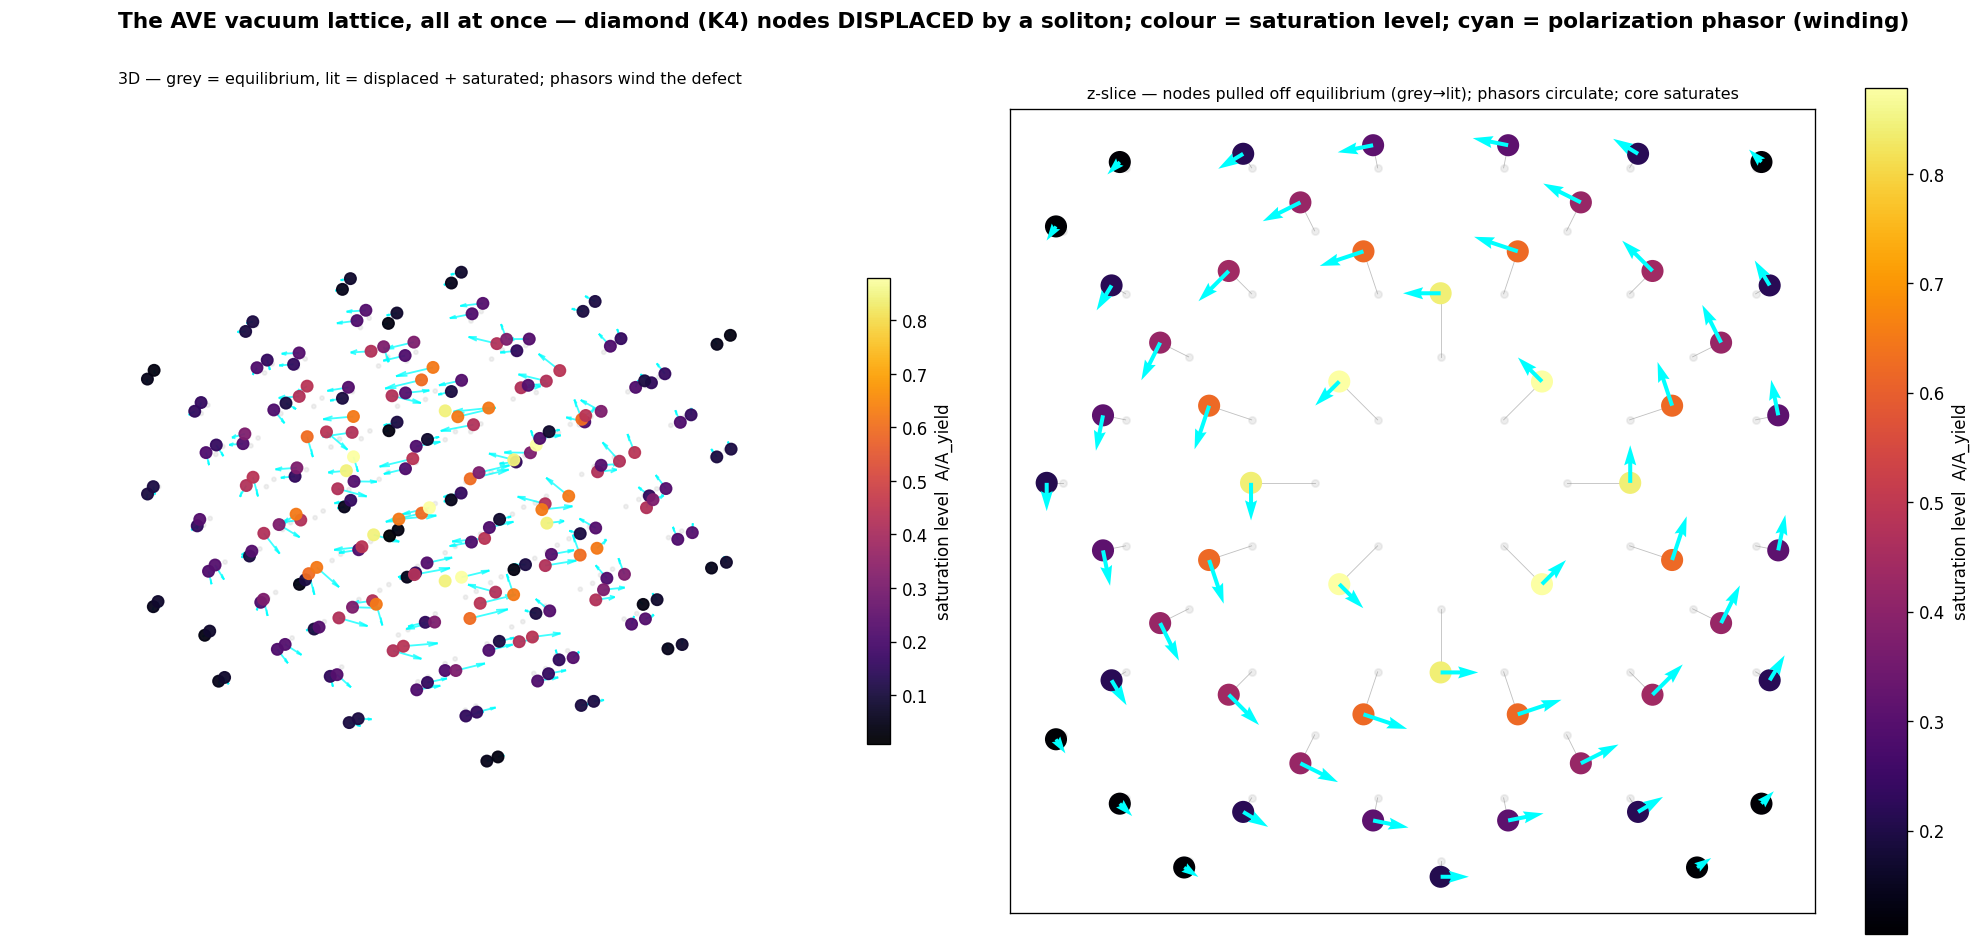

The Python source for this figure:
"""The K4 (diamond) vacuum lattice, all at once, with a localized displacement:
- nodes DISPLACED from equilibrium by a soliton's u-field (the displacement)
- node color = field amplitude / saturation level (heatmap)
- per-node polarization PHASOR (quiver) — circulating winding around the defect
Illustrative schematic of the substrate state (not an engine snapshot)."""
import numpy as np
import matplotlib
matplotlib.use("Agg")
import matplotlib.pyplot as plt

# ---- build a chunk of the diamond (K4) lattice ----
N = 3
fcc = [(0,0,0),(0.5,0.5,0),(0.5,0,0.5),(0,0.5,0.5)]
basis = [(0,0,0),(0.25,0.25,0.25)]
nodes = []
for i in range(N):
    for j in range(N):
        for k in range(N):
            for f in fcc:
                for b in basis:
                    nodes.append((i+f[0]+b[0], j+f[1]+b[1], k+f[2]+b[2]))
nodes = np.array(nodes)
center = np.array([N/2.0]*3)
rvec = nodes - center
r = np.linalg.norm(rvec, axis=1)
sig = 0.85

# field amplitude / saturation level (high = saturated core)
A = np.exp(-r**2/(2*sig**2))

# the DISPLACEMENT: nodes pushed radially out of equilibrium by the soliton u-field
rhat = rvec/(r[:,None]+1e-9)
u = 0.30*rhat*np.exp(-r**2/(2*sig**2))[:,None]
nd = nodes + u                       # displaced positions

# polarization PHASOR: azimuthal circulation (chiral winding) about the defect z-axis,
# magnitude peaking in the shell, with a small vertical winding component
dxy = rvec[:,:2]; nxy = np.linalg.norm(dxy,axis=1)+1e-9
pol = np.zeros_like(rvec)
pol[:,0] = -dxy[:,1]/nxy; pol[:,1] = dxy[:,0]/nxy
mag = r*np.exp(-r**2/(2*sig**2))     # shell-peaked
pol *= mag[:,None]
pol[:,2] = 0.35*mag*np.sin(3*np.arctan2(dxy[:,1],dxy[:,0]))   # (·,3)-ish winding hint

fig = plt.figure(figsize=(17,8))
fig.suptitle("The AVE vacuum lattice, all at once — diamond (K4) nodes DISPLACED by a soliton; "
             "colour = saturation level; cyan = polarization phasor (winding)", fontsize=13, fontweight="bold")

# ---- 3D ----
ax = fig.add_subplot(1,2,1, projection="3d")
ax.scatter(nodes[:,0],nodes[:,1],nodes[:,2], c="lightgray", s=6, alpha=0.35)   # equilibrium (faint)
p = ax.scatter(nd[:,0],nd[:,1],nd[:,2], c=A, cmap="inferno", s=46, alpha=0.95) # displaced, colored by saturation
ax.quiver(nd[:,0],nd[:,1],nd[:,2], pol[:,0],pol[:,1],pol[:,2],
          length=0.45, color="cyan", lw=1.1, alpha=0.75, normalize=False)
fig.colorbar(p, ax=ax, shrink=0.55, pad=0.02, label="saturation level  A/A_yield")
ax.set_title("3D — grey = equilibrium, lit = displaced + saturated; phasors wind the defect", fontsize=9.5)
ax.set_axis_off(); ax.view_init(elev=22, azim=35)

# ---- 2D z-slice ----
ax2 = fig.add_subplot(1,2,2)
zc = N/2.0; m = np.abs(nodes[:,2]-zc) < 0.45
xs,ys = nd[m,0],nd[m,1]; As=A[m]; px,py=pol[m,0],pol[m,1]
xe,ye = nodes[m,0],nodes[m,1]
ax2.scatter(xe,ye,c="lightgray",s=18,alpha=0.4)                  # equilibrium
for (x0,y0,x1,y1) in zip(xe,ye,xs,ys):                           # displacement vectors
    ax2.plot([x0,x1],[y0,y1],color="gray",lw=0.5,alpha=0.5)
sc = ax2.scatter(xs,ys,c=As,cmap="inferno",s=150,zorder=3)
ax2.quiver(xs,ys,px,py,color="cyan",scale=9,width=0.005,zorder=4)
fig.colorbar(sc,ax=ax2,label="saturation level  A/A_yield")
ax2.set_title("z-slice — nodes pulled off equilibrium (grey→lit); phasors circulate; core saturates", fontsize=9.5)
ax2.set_aspect("equal"); ax2.set_xticks([]); ax2.set_yticks([])

plt.tight_layout(rect=[0,0,1,0.96])
plt.savefig("research/figures/lattice_polarization_saturation.png", dpi=120, bbox_inches="tight")
print("saved research/figures/lattice_polarization_saturation.png")
